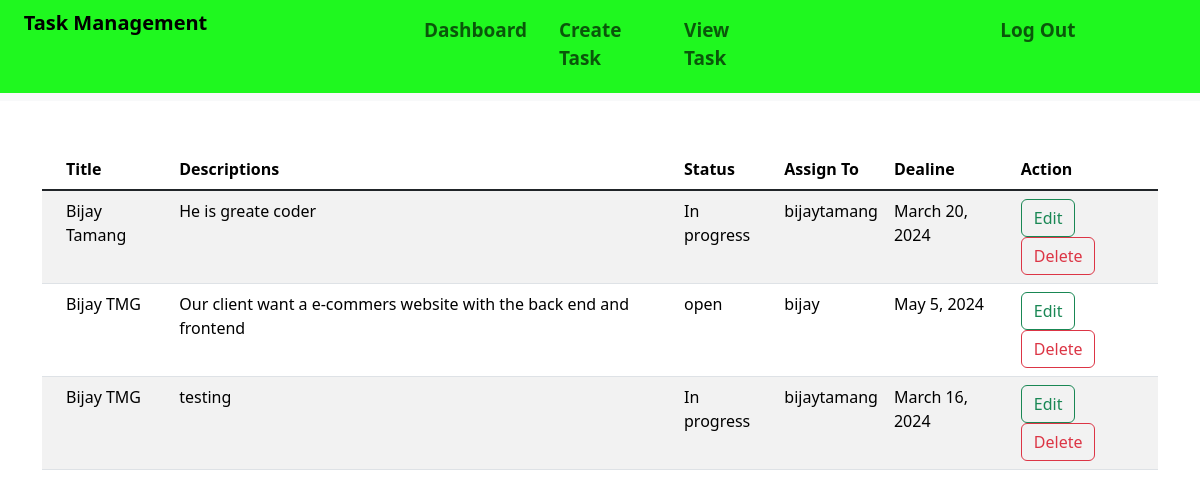
Screenshot of /taskview/ with the database file from the repository.
### TASK/models.py (models this page shows, shortened)
class Task_Create(models.Model):
    title = models.CharField(max_length =200)
    description = models.CharField(max_length=250)
    status = models.CharField(max_length=20)
    assign_to = models.CharField(max_length =100)
    deadline = models.DateField(default = datetime.now() + timedelta(days=30))
    create_at = models.DateTimeField(auto_now_add=True, blank=False)
    update_at = models.DateTimeField(auto_now=True)

### TASK/views.py (the view)
# urls.py: path('taskview/',views.task_view,name='taskview'),
def task_view(request):
    tasks = Task_Create.objects.all()
    return render(request, 'task_view.html',{'tasks':tasks})

### TASK/templates/task_view.html (shortened to what this page needs)
{% extends 'base.html' %}
{% load static %}
{% block header %}
<link rel="stylesheet" href="{% static 'css/create_task.css' %}">
{% endblock header %}
{% block content %}
<div class="container new-cont mt-5">
        <table class="table table-striped table-hover">
            <thead>
              <tr>
                <th scope="col"></th>
                <th scope="col">Title</th>
                <th scope="col">Descriptions</th>
                <th scope="col">Status</th>
                <th scope="col">Assign To</th>
                <th scope="col">Dealine</th>
                <th scope="col text-center">Action</th>
              </tr>
            </thead>
            <tbody class="table-group-divider">
              {% for i in  tasks %}
                <th scope="row"></th>
                <td> {{i.title}} </td>
                <td> {{i.description}} </td>
                <td> {{i.status}} </td>
                <td> {{i.assign_to}} </td>
                <td> {{i.deadline}} </td>
                <td>
                    <a href="{% url 'edit' i.id %}"><button type="button" class="btn btn-outline-success">Edit</button></a>
                    <a href="{% url 'delete_task' i.id %}"><button type="button" class="btn btn-outline-danger">Delete</button></a>
                </td>
              {% endfor %}
            </tbody>
          </table>
</div>
{% endblock content %}

### TASK/templates/base.html (shortened to what this page needs)
<!DOCTYPE html>
{% load static %}
<html lang="en">
<head>
  {% block header %}
  {% endblock header %}
    <link href="https://cdn.jsdelivr.net/npm/bootstrap@5.3.3/dist/css/bootstrap.min.css" rel="stylesheet">
    <link rel="stylesheet" href="{% static 'css/style.css' %}">
</head>
<body>
    <nav class="navbar navbar-expand-lg bg-body-tertiary">
        <div class="container-fluid new-navbar">
          <div class="row new-rows">
            <div class="col">
                <a class="navbar-brand" href="{% url 'index' %}">Task Management</a>
            </div>
          <div class="col">
              <div class="collapse navbar-collapse" id="navbarNav">
                <ul class="navbar-nav">
                  <li class="nav-item">
                    <a class="nav-link " aria-current="page" href="{% url 'index' %}">Dashboard</a>
                  </li>
                  <li class="nav-item">
                    <a class="nav-link" href="#"></a>
                  </li>
                  <li class="nav-item">
                    <a class="nav-link" href="{% url 'taskcreate' %}">Create Task</a>
                  </li>
                  <li class="nav-item">
                    <a class="nav-link" href="{% url 'taskview' %}">View Task</a>
                  </li>
                </ul>
              </div>
          </div>
          <div class="col">
            <ul class="navbar-nav">
                <li class="nav-item new-item">
                    <a class="nav-link" href="{% url 'signout' %}">Log Out</a>
                  </li>
            </ul>
          </div>
        </div>
        </div>
      </nav>
      {% block content %}
      {% endblock content %}
</body>
</html>

### TASK/static/css/create_task.css (style rules this page uses)
.new-cont { position: relative; height: auto; padding: 2%; padding: 0px 20%; }

### TASK/static/css/style.css (style rules this page uses)
.new-navbar { background-color: rgb(31, 248, 31); position: relative; margin-top: -1%; font-weight: bolder; font-size: 19px; }
.new-rows { position: relative; display: flex; flex: content; justify-content: space-between; padding: 1%; }
.new-item { position: relative; left: 50%; }

### rows the page displays
Task_Create: title "Bijay Tamang", description "He is greate coder", status "In progress", assign_to "bijaytamang", deadline "March 20, 2024"
Task_Create: title "Bijay TMG", description "Our client want a e-commers website with the back end and frontend", status "open", assign_to "bijay", deadline "May 5, 2024"
Task_Create: title "Bijay TMG", description "testing", status "In progress", assign_to "bijaytamang", deadline "March 16, 2024"
